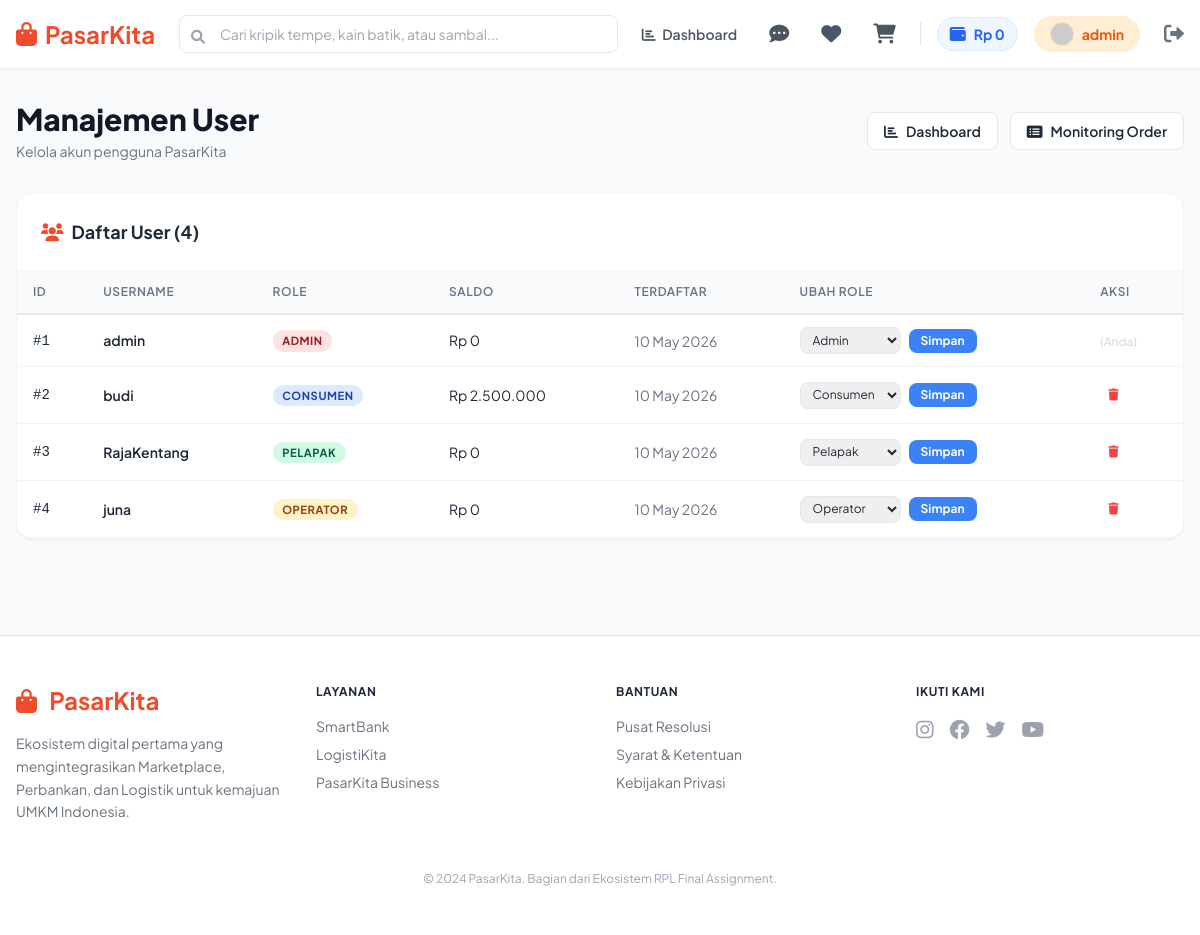
Page /admin/users (signed in) on the committed database.
### tables this page shows
CREATE TABLE IF NOT EXISTS users (
    id INT AUTO_INCREMENT PRIMARY KEY,
    username VARCHAR(50) UNIQUE NOT NULL,
    password VARCHAR(255) NOT NULL,
    role ENUM ('consumen', 'admin', 'pelapak', 'operator') NOT NULL,
    full_name VARCHAR(100) DEFAULT NULL,
    email VARCHAR(100) DEFAULT NULL,
    phone VARCHAR(20) DEFAULT NULL,
    address TEXT DEFAULT NULL,
    store_name VARCHAR(100) DEFAULT NULL,
    store_description TEXT DEFAULT NULL,
    profile_picture VARCHAR(255) DEFAULT NULL,
    store_banner VARCHAR(255) DEFAULT NULL,
    balance_id VARCHAR(100) DEFAULT NULL COMMENT 'SmartBank balance reference ID',
    balance DECIMAL(15, 2) DEFAULT 0.00,
    created_at TIMESTAMP DEFAULT CURRENT_TIMESTAMP
);

### app/controllers/Admin.php (called while the page is built, shortened)
<?php
class Admin extends Controller {
    protected $userModel;
    public function __construct() {
        $this->userModel = $this->model('User_model');
    }
    public function users() {
        $users = $this->userModel->getAllUsers();
        $data = [
            'title' => 'Manajemen User - PasarKita',
            'users' => $users
        ];
        $this->view('admin/users', $data);
    }
}
?>

### app/core/App.php (called while the page is built, shortened)
<?php
class App {
    protected $currentMethod = 'index';
    public function __construct() {
        $url = $this->getUrl();
        if (isset($url[0])) {
            if (file_exists('../app/controllers/' . ucwords($url[0]) . '.php')) {
                unset($url[0]);
            }
        }
        $this->currentController = new $this->currentController;
        if (isset($url[1])) {
            if (method_exists($this->currentController, $url[1])) {
                $this->currentMethod = $url[1];
                unset($url[1]);
            }
        }
        $this->params = $url ? array_values($url) : [];
        call_user_func_array([$this->currentController, $this->currentMethod], $this->params);
    }
    public function getUrl() {
        if (isset($_GET['url'])) {
            $url = rtrim($_GET['url'], '/');
            $url = filter_var($url, FILTER_SANITIZE_URL);
            $url = explode('/', $url);
            return $url;
        }
    }
}
?>

### public/index.php (called while the page is built, shortened)
<?php
require_once '../config/db.php';
require_once '../app/core/App.php';
require_once '../app/core/Controller.php';
$app = new App();
?>

### config/db.php (called while the page is built, shortened)
<?php
class Database
{
    private $host = DB_HOST;
    private $user = DB_USER;
    private $pass = DB_PASS;
    private $dbname = DB_NAME;
    private $dbh;
    private $stmt;
    public function __construct()
    {
        $dsn = 'mysql:host=' . $this->host . ';dbname=' . $this->dbname;
        $options = array(
            PDO::ATTR_PERSISTENT => true,
            PDO::ATTR_ERRMODE => PDO::ERRMODE_EXCEPTION
        );
        try {
            $this->dbh = new PDO($dsn, $this->user, $this->pass, $options);
        } catch (PDOException $e) {
            $this->error = $e->getMessage();
            die("Connection failed: " . $this->error);
        }
    }
    public function query($sql)
    {
        $this->stmt = $this->dbh->prepare($sql);
    }
    public function bind($param, $value, $type = null)
    {
        if (is_null($type)) {
            switch (true) {
                case is_int($value):
                    $type = PDO::PARAM_INT;
                    break;
            }
        }
        $this->stmt->bindValue($param, $value, $type);
    }
    public function execute()
    {
        return $this->stmt->execute();
    }
    public function resultSet()
    {
        $this->execute();
        return $this->stmt->fetchAll(PDO::FETCH_OBJ);
    }
}
?>

### app/models/User_model.php (called while the page is built, shortened)
<?php
class User_model {
    private $table = 'users';
    private $db;
    public function __construct() {
        $this->db = new Database();
    }
    public function getAllUsers() {
        $this->db->query('SELECT id, username, role, balance, created_at FROM ' . $this->table . ' ORDER BY created_at DESC');
        return $this->db->resultSet();
    }
}
?>

### app/views/admin/users.php (the view, shortened to what this page needs)
<?php require_once '../app/views/templates/header.php'; ?>
<div class="max-w-7xl mx-auto px-4 py-8 fade-in">
    <div class="flex items-center justify-between mb-8">
        <div>
            <h1 class="text-3xl font-extrabold text-gray-900">Manajemen User</h1>
            <p class="text-gray-500 text-sm mt-1">Kelola akun pengguna PasarKita</p>
        </div>
        <div class="flex gap-3">
            <a href="/admin/dashboard" class="px-4 py-2 bg-white border border-gray-200 rounded-lg text-sm font-semibold hover:border-primary hover:text-primary transition"><i class="fas fa-chart-bar mr-2"></i>Dashboard</a>
            <a href="/admin/orders" class="px-4 py-2 bg-white border border-gray-200 rounded-lg text-sm font-semibold hover:border-primary hover:text-primary transition"><i class="fas fa-list-alt mr-2"></i>Monitoring Order</a>
        </div>
    </div>
    <div class="bg-white rounded-2xl shadow-sm border border-gray-100 overflow-hidden">
        <div class="p-6 border-b border-gray-100">
            <h2 class="text-lg font-bold text-gray-800"><i class="fas fa-users mr-2 text-primary"></i>Daftar User (<?php echo count($data['users']); ?>)</h2>
        </div>
        <div class="table-container" style="border:none; border-radius:0;">
            <table>
                <thead>
                    <tr>
                        <th>ID</th>
                        <th>Username</th>
                        <th>Role</th>
                        <th>Saldo</th>
                        <th>Terdaftar</th>
                        <th>Ubah Role</th>
                        <th>Aksi</th>
                    </tr>
                </thead>
                <tbody>
                    <?php foreach($data['users'] as $user) : ?>
                    <tr>
                        <td class="font-mono text-xs">#<?php echo $user->id; ?></td>
                        <td class="font-semibold"><?php echo $user->username; ?></td>
                        <td>
                            <?php
                            $roleClass = 'badge-info';
                            if($user->role == 'admin') $roleClass = 'badge-danger';
                            elseif($user->role == 'pelapak') $roleClass = 'badge-success';
                            elseif($user->role == 'operator') $roleClass = 'badge-warning';
                            ?>
                            <span class="badge <?php echo $roleClass; ?>"><?php echo $user->role; ?></span>
                        </td>
                        <td>Rp <?php echo number_format($user->balance, 0, ',', '.'); ?></td>
                        <td class="text-gray-500 text-xs"><?php echo date('d M Y', strtotime($user->created_at)); ?></td>
                        <td>
                            <form action="/admin/updaterole" method="POST" class="flex items-center gap-2">
                                <select name="role" class="text-xs border border-gray-200 rounded-lg px-2 py-1 outline-none focus:border-primary">
                                    <option value="consumen" <?php echo ($user->role == 'consumen') ? 'selected' : ''; ?>>Consumen</option>
                                    <option value="pelapak" <?php echo ($user->role == 'pelapak') ? 'selected' : ''; ?>>Pelapak</option>
                                    <option value="operator" <?php echo ($user->role == 'operator') ? 'selected' : ''; ?>>Operator</option>
                                    <option value="admin" <?php echo ($user->role == 'admin') ? 'selected' : ''; ?>>Admin</option>
                                </select>
                                <button type="submit" class="bg-blue-500 text-white px-3 py-1 rounded-lg text-xs font-bold hover:bg-blue-600 transition">Simpan</button>
                            </form>
                        </td>
                        <td>
                            <?php if($user->id != $_SESSION['user_id']) : ?>
                            <form action="/admin/deleteuser/<?php echo $user->id; ?>" method="POST" onsubmit="return confirm('Yakin hapus user <?php echo $user->username; ?>?')">
                                <button type="submit" class="text-red-500 hover:bg-red-50 p-2 rounded-lg transition text-xs"><i class="fas fa-trash"></i></button>
                            </form>
                            <?php else : ?>
                            <span class="text-gray-300 text-xs">(Anda)</span>
                            <?php endif; ?>
                        </td>
                    </tr>
                    <?php endforeach; ?>
                </tbody>
            </table>
        </div>
    </div>
</div>
<?php require_once '../app/views/templates/footer.php'; ?>

### public/css/style.css (style rules this page uses)
* { transition-property: background-color, border-color, color, fill, stroke, opacity, box-shadow, transform; transition-timing-function: ease-in-out; transition-duration: 200ms; }
.fade-in { animation: fadeIn 0.4s ease-out; }
.badge { display: inline-block; padding: 0.15rem 0.6rem; font-size: 0.7rem; font-weight: 700; border-radius: 9999px; text-transform: uppercase; letter-spacing: 0.05em; }
.badge-success { background-color: #d1fae5; color: #065f46; }
.badge-warning { background-color: #fef3c7; color: #92400e; }
.badge-danger { background-color: #fee2e2; color: #991b1b; }
.badge-info { background-color: #dbeafe; color: #1e40af; }
.table-container { overflow-x: auto; border-radius: 0.75rem; border: 1px solid #e5e7eb; }
.table-container table { width: 100%; border-collapse: collapse; }
.table-container th { background-color: #f9fafb; text-align: left; padding: 0.75rem 1rem; font-size: 0.75rem; font-weight: 600; text-transform: uppercase; letter-spacing: 0.05em; color: #6b7280; border-bottom: 2px solid #e5e7eb; }
.table-container td { padding: 0.75rem 1rem; border-bottom: 1px solid #f3f4f6; font-size: 0.875rem; }

### rows in the picture
users: id "1", username "admin", role "ADMIN", balance "0", created_at "10 May 2026", role "Admin", shows "(Anda)"
users: id "2", username "budi", role "CONSUMEN", balance "2.500.000", created_at "10 May 2026", role "Consumen"
users: id "3", username "RajaKentang", role "PELAPAK", balance "0", created_at "10 May 2026", role "Pelapak"
users: id "4", username "juna", role "OPERATOR", balance "0", created_at "10 May 2026", role "Operator"

### other values in the picture
$_SESSION['user_balance'] "0"
$_SESSION['user_username'] "admin"
count($data['users']) "4"
